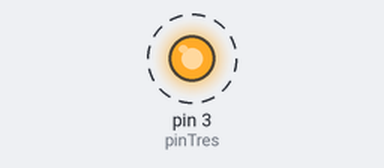
A sketch run on a simulated Arduino Uno, built with avr-gcc and run on an emulated ATmega328P. Shown: output pins drawn as LEDs (lit = HIGH). Dashed ring = blinking.

Above: at 0.1 s.
Timing chart, 0 to 3.0 s (numbered marks = the images above):
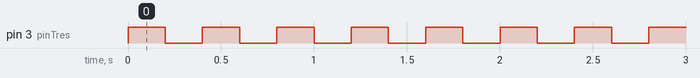

The sketch:

for.ino
```cpp
int inicio = 0;
int limite = 10;
int pinTres = 3;

void setup() {
     pinMode(pinTres,OUTPUT);
}

void loop() {

  for(inicio = 0; inicio < limite; inicio++)
  {
    digitalWrite(pinTres,HIGH);
    delay(200);
    digitalWrite(pinTres,LOW);
    delay(200);
  }
}
```

Measured:
- by itself, pin 3 (pinTres): alternates HIGH for 0.20 s and LOW for 0.20 s
